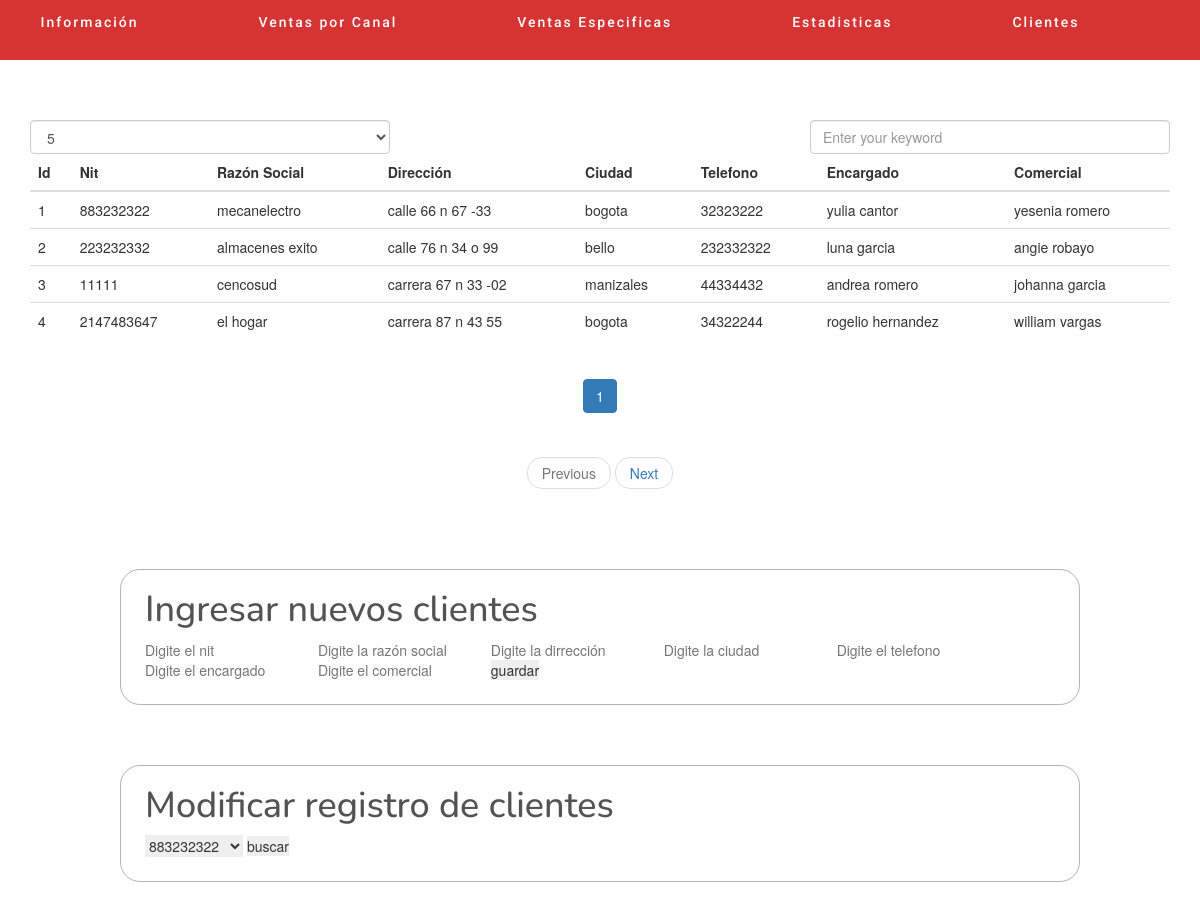
The app's page /Proyecto-Backend/index5.php with its own data.
### tables this page shows
CREATE TABLE `clientes` (
  `nit` int(100) NOT NULL,
  `razon_social` varchar(1000) NOT NULL,
  `direccion` varchar(1000) NOT NULL,
  `ciudad` varchar(1000) NOT NULL,
  `telefono` int(100) NOT NULL,
  `encargado` varchar(1000) NOT NULL,
  `comercial` varchar(100) NOT NULL
);

### Proyecto-Backend/index5.php (the view, shortened to what this page needs)
<?php
    include 'db/conexion.php';
    $query = mysqli_query($conexion,"SELECT * FROM clientes");
    $query2 = mysqli_query($conexion,"SELECT nit FROM clientes");
?>
<!DOCTYPE html>
<html lang="en">
<head>
    <link rel="stylesheet" href="css/style5.css">
    <link rel="stylesheet" href="https://cdnjs.cloudflare.com/ajax/libs/twitter-bootstrap/3.3.7/css/bootstrap.min.css">
</head>
<body>
    <nav class="listas">
        <li><a href="index.html">Información</a></li>
        <li><a href="index2.html">Ventas por Canal</a></li>
        <li><a href="index3.html">Ventas Especificas</a></li>
        <li><a href="index4.html">Estadisticas</a></li>
        <li><a href="index5.php">Clientes</a></li>
    </nav>
    <section id="contenido">
        <div class="forma">
        <div class="wrapper">
        <div class="container">
            <div class="filter">
            <div class="row">
                <div class="col-sm-4">
                <div class="show-row">
                    <select class="form-control">
                    <option value="5" selected="selected">5</option>
                    </select>
                </div>
                </div>
                <div class="col-sm-4"></div>
                <div class="col-sm-4">
                <div class="search-row">
                    <input type="text" name="search" class="form-control" placeholder="Enter your keyword">
                </div>
                </div>
            </div>
            </div>
        <table id="music" class="table table-responsive table-hover">
            <thead>
            <tr  class="myHead">
                <th>Id</th>
                <th>Nit</th>
                <th>Razón Social</th>
                <th>Dirección</th>
                <th>Ciudad</th>
                <th>Telefono</th>
                <th>Encargado</th>
                <th>Comercial</th>
            </tr>
            </thead>
            <tbody>
            <?php
            while ($datos = mysqli_fetch_array($query)) {
                $nit = $datos['nit'];
                $razon_social = $datos['razon_social'];
                $dirreccion = $datos['direccion'];
                $ciudad = $datos['ciudad'];
                $telefono = $datos['telefono'];
                $encargado = $datos['encargado'];
                $comercial = $datos['comercial'];
                echo'
                <tr data-url="FQS7i2z1CoA">
                    <td></td>
                    <td>'.$nit.'</td>
                    <td>'.$razon_social.'</td>
                    <td>'.$dirreccion.'</td>
                    <td>'.$ciudad.'</td>
                    <td>'.$telefono.'</td>
                    <td>'.$encargado.'</td>
                    <td>'.$comercial.'</td>
                </tr>
                ';
            }
            ?>
            </tbody>
        </table>
        <div class="text-center controller">
            <ul class="pagination"></ul>
        <ul class="pager">
        <li ><a href="javascript:void(0)" class="prev">Previous</a></li>
        <li><a href="javascript:void(0)" class="next">Next</a></li>
        </ul>
        </div>
        </div>
        </div>
       <div class="ingresar_clientes">
        <h1 class="texto_formulario">Ingresar nuevos clientes</h1>
        <form action="back/almacenar_datos.php" method="POST">
            <input type="number" name="nit" placeholder="Digite el nit">
            <input type="text" name="razon_social" placeholder="Digite la razón social">
            <input type="text" name="direccion" placeholder="Digite la dirrección">
            <input type="text" name="ciudad" placeholder="Digite la ciudad">
            <input type="number" name="telefono" placeholder="Digite el telefono">
            <input type="text" name="encargado" placeholder="Digite el encargado">
            <input type="text" name="comercial" placeholder="Digite el comercial">
            <input type="submit" name="almacenar" value="guardar">
        </form>
        </div>
     <div class="modificar_clientes">
        <h1 class="texto_formulario">Modificar registro de clientes</h1>
        <form action="" method="POST">
            <select name="id_consulta">
            <?php
            while ($datos2 = mysqli_fetch_array($query2)) {
                $cedula_query = $datos2['nit'];
                echo'
                <option value="'.$cedula_query.'">'.$cedula_query.'</option>
                ';
            }
            ?>
            </select>
            <input type="submit" name="buscar" value="buscar">
        </form>
        </div>
    </section>
</body>
</html>

### Proyecto-Backend/css/style5.css (style rules this page uses)
html { min-height: 135%; position: relative; }
body { margin: 0; margin-bottom: 40px; }
* { margin: 0px; padding: 0px; border: 0px; }
.texto_formulario { font-family: 'Nunito', sans-serif; color: rgba(15, 14, 14, 0.712); }
.modificar_clientes, .ingresar_clientes { padding-bottom: 2%; padding-left: 2%; height: auto; width: 80%; margin-top: 5%; margin-left: 10%; border: solid 1px rgba(0, 0, 0, 0.295); border-radius: 20px; }
#contenido { margin-top: 5%; }
.listas { padding-top: 10px; width: 100%; height: 60px; background-color:#ce0808d2; list-style: none; display: inline-flex; justify-content: center; text-align: center; justify-items: center; }
.listas li { padding-top: 5px; justify-content: center; padding-left: 50px; padding-right: 200px; font-family: 'Roboto', sans-serif; font-size: 18; font-weight: 500; letter-spacing: 2px; }
.listas li a { text-decoration: none; color: white; text-align: center; justify-content: center; }
#contenido .forma { width: 100%; height: 50px; }
@media (max-width: 1420px) { .listas li { padding-top: 2px; padding-left: 20px; padding-right: 100px; font-size: 15; } }

### records on screen
clientes: nit "883232322", razon_social "mecanelectro", direccion "calle 66 n 67 -33", ciudad "bogota", telefono "32323222", encargado "yulia cantor", comercial "yesenia romero"
clientes: nit "223232332", razon_social "almacenes exito", direccion "calle 76 n 34 o 99", ciudad "bello", telefono "232332322", encargado "luna garcia", comercial "angie robayo"
clientes: nit "11111", razon_social "cencosud", direccion "carrera 67 n 33 -02", ciudad "manizales", telefono "44334432", encargado "andrea romero", comercial "johanna garcia"
clientes: nit "2147483647", razon_social "el hogar", direccion "carrera 87 n 43 55", ciudad "bogota", telefono "34322244", encargado "rogelio hernandez", comercial "william vargas"

### other values on screen
form field id_consulta "883232322"
